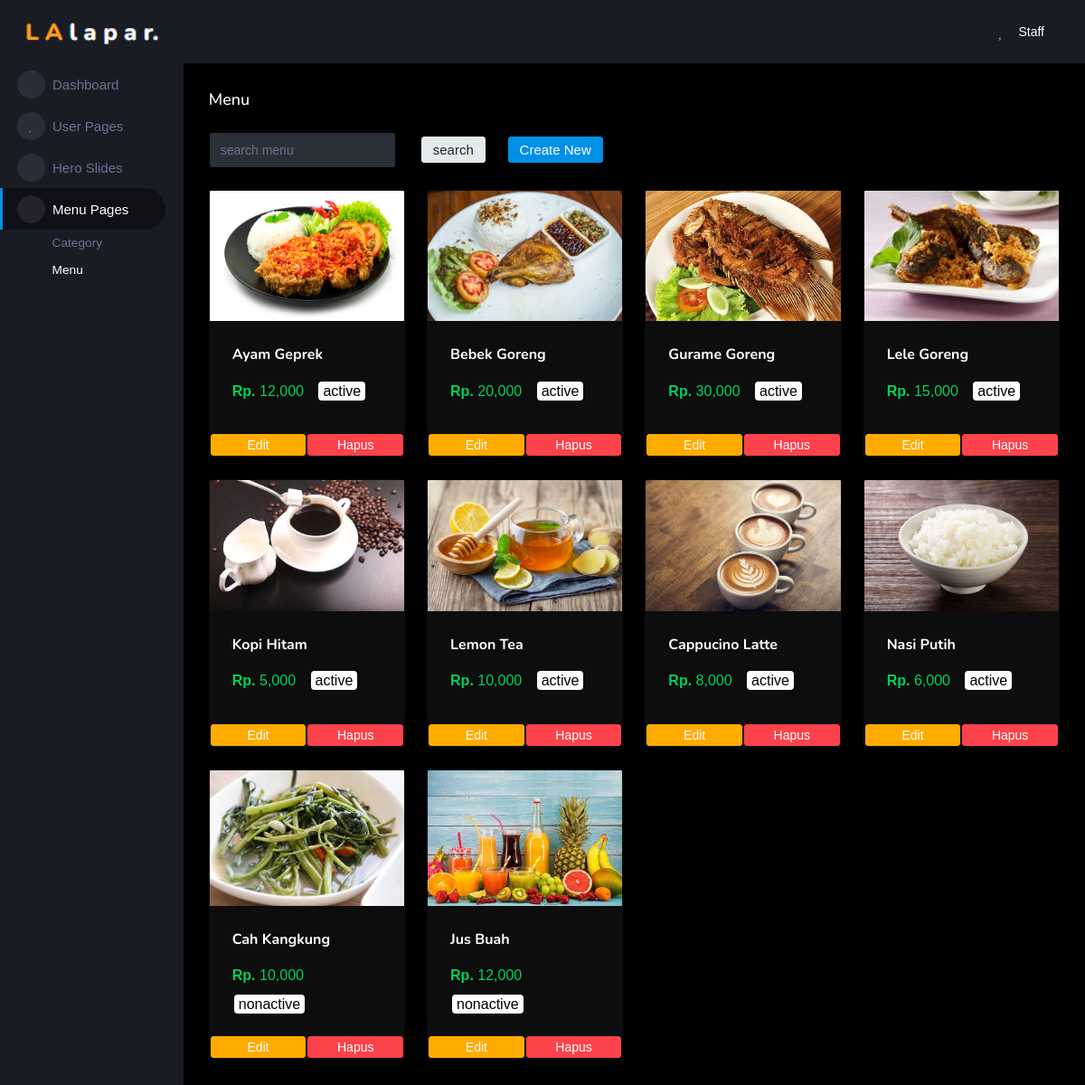
The app's page /staff/menu_staff.php with its own data.
### tables this page shows
CREATE TABLE `menu` (
  `id` int(11) NOT NULL,
  `id_category` int(11) NOT NULL,
  `nm_menu` varchar(250) NOT NULL,
  `price` decimal(10,0) NOT NULL,
  `img` varchar(250) NOT NULL,
  `status` varchar(15) NOT NULL
);

### staff/menu_staff.php (the view, shortened to what this page needs)
<!DOCTYPE html>
<html lang="en">
  <head>
  <link rel="stylesheet" href="asset/vendors/mdi/css/materialdesignicons.min.css">
  <link rel="stylesheet" href="asset/vendors/css/vendor.bundle.base.css">
  <link href="asset/bootstrap.min.css" rel="stylesheet">
  <link rel="stylesheet" href="asset/style.css">
</head>
<body>
  <div class="container-scroller">
    <?php
    include('sidebar_staff.php');
    ?>
    <div class="main-panel">
      <div class="content-wrapper">
        <div class="page-header">
          <h3 class="page-title text-light"> Menu </h3>
        </div>
        <table>
          <form class="form-inline" action="" method="POST">
            <div class="form-group">
              <tr>
                  <td>
                  <input type="text" class="form-control" id="cari" name="cari" autocomplete="off" placeholder="search menu"></td>
                  <td align="right" width="100"><input class="btn btn-secondary" type="submit" value="search"></td>
                  <td align="right" width="130"><a href="tambahmenu_staff.php" class="btn btn-primary">Create New</a></td>
              </tr>
            </div>
          </form>
        </table>
        <div class="row pt-4">
          <?php
            include('../koneksi.php');
            if(isset($_POST['cari'])){
                $cari = $_POST['cari'];
                $query = mysqli_query($koneksi, "SELECT * FROM menu WHERE nm_menu LIKE '%".$cari."%' ORDER BY `status` ASC");
            }else{
                $query = mysqli_query($koneksi, "SELECT * FROM menu ORDER BY `status` ASC");
            }
            $result = mysqli_fetch_all($query, MYSQLI_ASSOC);
            ?>
            <?php foreach($result as $result) : ?>
            <div class="col-6 col-lg-3 col-md-4 col-sm-6 grid-margin stretch-card">
              <div class="card bg-dark">
                <img src="../img/<?php echo $result['img'] ?>" class="card-img-top w-100 h-50" alt="...">
                <div class="card-body">
                  <h5 class="card-title font-weight-bold text-light"><?php echo $result['nm_menu'] ?></h5>
                  <label class="card-text text-success" style="margin-right: 10px;"><strong>Rp.</strong> <?php echo number_format($result['price']); ?></label>
                  <a style="color: black; background: white; margin-left:2px; padding: 2px; border-radius: 4px; padding-left: 5px; padding-right: 5px;"><?php echo $result['status'] ?></a>
                </div>
                <table>
                  <tr>
                    <td align='center' width="75px"><a href="editmenu_staff.php?id=<?php echo $result['id']  ?>" class="btn btn-warning btn-sm btn-block">Edit</a></td>
                    <td align='center' width="75px"><a href="hapusmenu_staff.php?id=<?php echo $result['id']  ?>" onclick="return confirm('Yakin akan menghapus menu ini?')" class="btn btn-danger btn-sm btn-block">Hapus</a></td>
                  </tr>
                </table>
              </div>
            </div>
            <?php endforeach; ?>
        </div>
      </div>
    </div>
  </div>
</body>
</html>

### records on screen
menu: img (picture), nm_menu "Ayam Geprek", price "12,000", status "active"
menu: img (picture), nm_menu "Bebek Goreng", price "20,000", status "active"
menu: img (picture), nm_menu "Gurame Goreng", price "30,000", status "active"
menu: img (picture), nm_menu "Lele Goreng", price "15,000", status "active"
menu: img (picture), nm_menu "Kopi Hitam", price "5,000", status "active"
menu: img (picture), nm_menu "Lemon Tea", price "10,000", status "active"
menu: img (picture), nm_menu "Cappucino Latte", price "8,000", status "active"
menu: img (picture), nm_menu "Nasi Putih", price "6,000", status "active"
menu: img (picture), nm_menu "Cah Kangkung", price "10,000", status "nonactive"
menu: img (picture), nm_menu "Jus Buah", price "12,000", status "nonactive"
